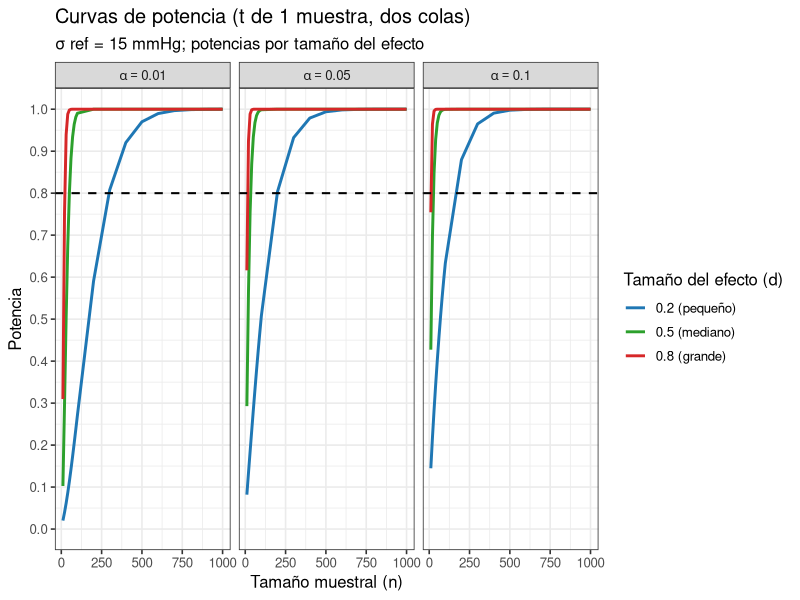

Write the R code that produced this figure.
## ---- chunk 1
knitr::opts_chunk$set(echo = TRUE)
## ---- chunk 2
# Parámetros del problema
mu0   <- 120      # valor nulo
sdref <- 15       # sd de referencia (para definir d)
ds    <- c(0.2, 0.5, 0.8)  # tamaños del efecto (pequeño, mediano, grande)

# Secuencia de tamaños muestrales
ns <- c(10,20,30,40,50,60,70,80,90,100,200,300,400,500,600,700,800,900,1000)

library(dplyr)
library(tidyr)
library(ggplot2)

# Función que calcula potencia para un alfa dado (dos colas)
potencia_por_alpha <- function(alpha){
  expand.grid(n = ns, d = ds) |>
    as_tibble() |>
    mutate(delta = d * sdref,                         # diferencia en la escala original (mmHg)
           power = mapply(function(n, delta)
                     power.t.test(n = n,
                                  delta = delta, sd = sdref,
                                  sig.level = alpha,
                                  type = "one.sample",
                                  alternative = "two.sided")$power,
                     n, delta),
           alpha = alpha)
}

# Crea tres data frames (alpha = 0.10, 0.05, 0.01) y los apila
df_pow <- bind_rows(
  potencia_por_alpha(0.10),
  potencia_por_alpha(0.05),
  potencia_por_alpha(0.01)
)

# Para graficar cada alfa por separado (tres gráficos)
p <- ggplot(df_pow, aes(x = n, y = power, color = factor(d), group = d)) +
  geom_line(linewidth = 1) +
  geom_hline(yintercept = .80, linetype = 2, linewidth = .7) +  # línea de 80%
  scale_color_manual(values = c("#1f77b4","#2ca02c","#d62728"),
                     name = "Tamaño del efecto (d)",
                     labels = c("0.2 (pequeño)", "0.5 (mediano)", "0.8 (grande)")) +
  scale_y_continuous(limits = c(0,1), breaks = seq(0,1,.1)) +
  labs(x = "Tamaño muestral (n)",
       y = "Potencia",
       title = "Curvas de potencia (t de 1 muestra, dos colas)",
       subtitle = "σ ref = 15 mmHg; potencias por tamaño del efecto") +
  theme_bw(base_size = 12) +
  facet_wrap(~ alpha, labeller = label_bquote(alpha==.(alpha)))
p

## ---- chunk 3

necesario_80 <- expand.grid(d = ds, alpha = c(0.10, 0.05, 0.01)) |>
  as_tibble() |>
  mutate(delta = d * sdref,
         n_req = mapply(function(delta, alpha)
                  ceiling(power.t.test(power = .80,
                                       delta = delta, sd = sdref,
                                       sig.level = alpha,
                                       type="one.sample",
                                       alternative="two.sided")$n),
                  delta, alpha)) |>
  select(alpha, d, n_req)

necesario_80

